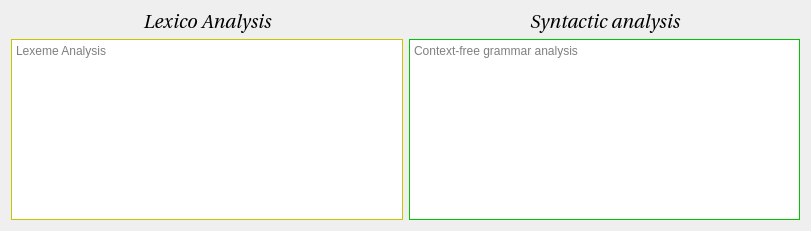
   <widget class="QWidget" name="horizontalLayoutWidget_2">
    <property name="geometry">
     <rect>
      <x>20</x>
      <y>310</y>
      <width>811</width>
      <height>231</height>
     </rect>
    </property>
    <layout class="QHBoxLayout" name="analisi">
     <item>
      <layout class="QVBoxLayout" name="lexema">
       <item>
        <widget class="QLabel" name="label_2">
         <property name="font">
          <font>
           <family>Utopia</family>
           <pointsize>14</pointsize>
           <italic>true</italic>
          </font>
         </property>
         <property name="text">
          <string>Lexico Analysis</string>
         </property>
         <property name="alignment">
          <set>Qt::AlignCenter</set>
         </property>
        </widget>
       </item>
       <item>
        <widget class="QTextEdit" name="tx_lexico">
         <property name="palette">
          <palette>
           <active>
            <colorrole role="WindowText">
             <brush brushstyle="SolidPattern">
              <color alpha="255">
               <red>0</red>
               <green>0</green>
               <blue>0</blue>
              </color>
             </brush>
            </colorrole>
            <colorrole role="Button">
             <brush brushstyle="SolidPattern">
              <color alpha="255">
               <red>255</red>
               <green>255</green>
               <blue>0</blue>
              </color>
             </brush>
            </colorrole>
            <colorrole role="Light">
             <brush brushstyle="SolidPattern">
              <color alpha="255">
               <red>255</red>
               <green>255</green>
               <blue>127</blue>
              </color>
             </brush>
            </colorrole>
            <colorrole role="Midlight">
             <brush brushstyle="SolidPattern">
              <color alpha="255">
               <red>255</red>
               <green>255</green>
               <blue>63</blue>
              </color>
             </brush>
            </colorrole>
            <colorrole role="Dark">
             <brush brushstyle="SolidPattern">
              <color alpha="255">
               <red>127</red>
               <green>127</green>
               <blue>0</blue>
              </color>
             </brush>
            </colorrole>
            <colorrole role="Mid">
             <brush brushstyle="SolidPattern">
              <color alpha="255">
               <red>170</red>
               <green>170</green>
               <blue>0</blue>
              </color>
             </brush>
            </colorrole>
            <colorrole role="Text">
             <brush brushstyle="SolidPattern">
              <color alpha="255">
               <red>0</red>
               <green>0</green>
               <blue>0</blue>
              </color>
             </brush>
            </colorrole>
            <colorrole role="BrightText">
             <brush brushstyle="SolidPattern">
              <color alpha="255">
               <red>255</red>
               <green>255</green>
               <blue>255</blue>
              </color>
             </brush>
            </colorrole>
            <colorrole role="ButtonText">
             <brush brushstyle="SolidPattern">
              <color alpha="255">
               <red>0</red>
               <green>0</green>
               <blue>0</blue>
              </color>
             </brush>
            </colorrole>
            <colorrole role="Base">
             <brush brushstyle="SolidPattern">
              <color alpha="255">
               <red>255</red>
               <green>255</green>
               <blue>255</blue>
              </color>
             </brush>
            </colorrole>
            <colorrole role="Window">
             <brush brushstyle="SolidPattern">
              <color alpha="255">
               <red>255</red>
               <green>255</green>
               <blue>0</blue>
              </color>
             </brush>
            </colorrole>
            <colorrole role="Shadow">
             <brush brushstyle="SolidPattern">
              <color alpha="255">
               <red>0</red>
               <green>0</green>
               <blue>0</blue>
              </color>
             </brush>
            </colorrole>
            <colorrole role="AlternateBase">
             <brush brushstyle="SolidPattern">
              <color alpha="255">
               <red>255</red>
               <green>255</green>
               <blue>127</blue>
              </color>
             </brush>
            </colorrole>
            <colorrole role="ToolTipBase">
             <brush brushstyle="SolidPattern">
              <color alpha="255">
               <red>255</red>
               <green>255</green>
               <blue>220</blue>
              </color>
             </brush>
            </colorrole>
            <colorrole role="ToolTipText">
             <brush brushstyle="SolidPattern">
              <color alpha="255">
               <red>0</red>
               <green>0</green>
               <blue>0</blue>
              </color>
             </brush>
            </colorrole>
           </active>
           <inactive>
            <colorrole role="WindowText">
             <brush brushstyle="SolidPattern">
              <color alpha="255">
               <red>0</red>
               <green>0</green>
               <blue>0</blue>
              </color>
             </brush>
            </colorrole>
            <colorrole role="Button">
             <brush brushstyle="SolidPattern">
              <color alpha="255">
               <red>255</red>
               <green>255</green>
               <blue>0</blue>
              </color>
             </brush>
            </colorrole>
            <colorrole role="Light">
             <brush brushstyle="SolidPattern">
              <color alpha="255">
               <red>255</red>
               <green>255</green>
               <blue>127</blue>
              </color>
             </brush>
            </colorrole>
            <colorrole role="Midlight">
             <brush brushstyle="SolidPattern">
              <color alpha="255">
               <red>255</red>
               <green>255</green>
               <blue>63</blue>
              </color>
             </brush>
            </colorrole>
            <colorrole role="Dark">
             <brush brushstyle="SolidPattern">
              <color alpha="255">
               <red>127</red>
               <green>127</green>
               <blue>0</blue>
              </color>
             </brush>
            </colorrole>
            <colorrole role="Mid">
             <brush brushstyle="SolidPattern">
              <color alpha="255">
               <red>170</red>
               <green>170</green>
               <blue>0</blue>
              </color>
             </brush>
            </colorrole>
            <colorrole role="Text">
             <brush brushstyle="SolidPattern">
              <color alpha="255">
               <red>0</red>
               <green>0</green>
               <blue>0</blue>
              </color>
             </brush>
            </colorrole>
            <colorrole role="BrightText">
             <brush brushstyle="SolidPattern">
              <color alpha="255">
               <red>255</red>
               <green>255</green>
               <blue>255</blue>
              </color>
             </brush>
            </colorrole>
            <colorrole role="ButtonText">
             <brush brushstyle="SolidPattern">
              <color alpha="255">
               <red>0</red>
               <green>0</green>
               <blue>0</blue>
              </color>
             </brush>
            </colorrole>
            <colorrole role="Base">
             <brush brushstyle="SolidPattern">
              <color alpha="255">
               <red>255</red>
               <green>255</green>
               <blue>255</blue>
              </color>
             </brush>
            </colorrole>
            <colorrole role="Window">
             <brush brushstyle="SolidPattern">
              <color alpha="255">
               <red>255</red>
               <green>255</green>
               <blue>0</blue>
              </color>
             </brush>
            </colorrole>
            <colorrole role="Shadow">
             <brush brushstyle="SolidPattern">
              <color alpha="255">
               <red>0</red>
               <green>0</green>
               <blue>0</blue>
              </color>
             </brush>
            </colorrole>
            <colorrole role="AlternateBase">
             <brush brushstyle="SolidPattern">
              <color alpha="255">
               <red>255</red>
               <green>255</green>
               <blue>127</blue>
              </color>
             </brush>
            </colorrole>
            <colorrole role="ToolTipBase">
             <brush brushstyle="SolidPattern">
              <color alpha="255">
               <red>255</red>
               <green>255</green>
               <blue>220</blue>
              </color>
             </brush>
            </colorrole>
            <colorrole role="ToolTipText">
             <brush brushstyle="SolidPattern">
              <color alpha="255">
               <red>0</red>
               <green>0</green>
               <blue>0</blue>
              </color>
             </brush>
            </colorrole>
           </inactive>
           <disabled>
            <colorrole role="WindowText">
             <brush brushstyle="SolidPattern">
              <color alpha="255">
               <red>127</red>
               <green>127</green>
               <blue>0</blue>
              </color>
             </brush>
            </colorrole>
            <colorrole role="Button">
             <brush brushstyle="SolidPattern">
              <color alpha="255">
               <red>255</red>
               <green>255</green>
               <blue>0</blue>
              </color>
             </brush>
            </colorrole>
            <colorrole role="Light">
             <brush brushstyle="SolidPattern">
              <color alpha="255">
               <red>255</red>
               <green>255</green>
               <blue>127</blue>
              </color>
             </brush>
            </colorrole>
            <colorrole role="Midlight">
             <brush brushstyle="SolidPattern">
              <color alpha="255">
               <red>255</red>
               <green>255</green>
               <blue>63</blue>
              </color>
             </brush>
            </colorrole>
            <colorrole role="Dark">
             <brush brushstyle="SolidPattern">
              <color alpha="255">
               <red>127</red>
               <green>127</green>
               <blue>0</blue>
              </color>
             </brush>
            </colorrole>
            <colorrole role="Mid">
             <brush brushstyle="SolidPattern">
              <color alpha="255">
               <red>170</red>
               <green>170</green>
               <blue>0</blue>
              </color>
             </brush>
            </colorrole>
            <colorrole role="Text">
             <brush brushstyle="SolidPattern">
              <color alpha="255">
               <red>127</red>
               <green>127</green>
               <blue>0</blue>
              </color>
             </brush>
            </colorrole>
            <colorrole role="BrightText">
             <brush brushstyle="SolidPattern">
              <color alpha="255">
               <red>255</red>
               <green>255</green>
               <blue>255</blue>
              </color>
             </brush>
            </colorrole>
            <colorrole role="ButtonText">
             <brush brushstyle="SolidPattern">
              <color alpha="255">
               <red>127</red>
               <green>127</green>
               <blue>0</blue>
              </color>
             </brush>
            </colorrole>
            <colorrole role="Base">
             <brush brushstyle="SolidPattern">
              <color alpha="255">
               <red>255</red>
               <green>255</green>
               <blue>0</blue>
              </color>
             </brush>
            </colorrole>
            <colorrole role="Window">
             <brush brushstyle="SolidPattern">
              <color alpha="255">
               <red>255</red>
               <green>255</green>
               <blue>0</blue>
              </color>
             </brush>
            </colorrole>
            <colorrole role="Shadow">
             <brush brushstyle="SolidPattern">
              <color alpha="255">
               <red>0</red>
               <green>0</green>
               <blue>0</blue>
              </color>
             </brush>
            </colorrole>
            <colorrole role="AlternateBase">
             <brush brushstyle="SolidPattern">
              <color alpha="255">
               <red>255</red>
               <green>255</green>
               <blue>0</blue>
              </color>
             </brush>
            </colorrole>
            <colorrole role="ToolTipBase">
             <brush brushstyle="SolidPattern">
              <color alpha="255">
               <red>255</red>
               <green>255</green>
               <blue>220</blue>
              </color>
             </brush>
            </colorrole>
            <colorrole role="ToolTipText">
             <brush brushstyle="SolidPattern">
              <color alpha="255">
               <red>0</red>
               <green>0</green>
               <blue>0</blue>
              </color>
             </brush>
            </colorrole>
           </disabled>
          </palette>
         </property>
         <property name="html">
          <string>&lt;!DOCTYPE HTML PUBLIC &quot;-//W3C//DTD HTML 4.0//EN&quot; &quot;http://www.w3.org/TR/REC-html40/strict.dtd&quot;&gt;
&lt;html&gt;&lt;head&gt;&lt;meta name=&quot;qrichtext&quot; content=&quot;1&quot; /&gt;&lt;style type=&quot;text/css&quot;&gt;
p, li { white-space: pre-wrap; }
&lt;/style&gt;&lt;/head&gt;&lt;body style=&quot; font-family:'Ubuntu'; font-size:11pt; font-weight:400; font-style:normal;&quot;&gt;
&lt;p style=&quot;-qt-paragraph-type:empty; margin-top:0px; margin-bottom:0px; margin-left:0px; margin-right:0px; -qt-block-indent:0; text-indent:0px; font-family:'Sans Serif'; font-size:9pt;&quot;&gt;&lt;br /&gt;&lt;/p&gt;&lt;/body&gt;&lt;/html&gt;</string>
         </property>
         <property name="placeholderText">
          <string>Lexeme Analysis </string>
         </property>
        </widget>
       </item>
      </layout>
     </item>
     <item>
      <layout class="QVBoxLayout" name="gramatica">
       <item>
        <widget class="QLabel" name="label_3">
         <property name="font">
          <font>
           <family>Utopia</family>
           <pointsize>14</pointsize>
           <italic>true</italic>
          </font>
         </property>
         <property name="text">
          <string>Syntactic analysis</string>
         </property>
         <property name="alignment">
          <set>Qt::AlignCenter</set>
         </property>
        </widget>
       </item>
       <item>
        <widget class="QTextEdit" name="tx_sintactico">
         <property name="palette">
          <palette>
           <active>
            <colorrole role="WindowText">
             <brush brushstyle="SolidPattern">
              <color alpha="255">
               <red>0</red>
               <green>0</green>
               <blue>0</blue>
              </color>
             </brush>
            </colorrole>
            <colorrole role="Button">
             <brush brushstyle="SolidPattern">
              <color alpha="255">
               <red>0</red>
               <green>255</green>
               <blue>0</blue>
              </color>
             </brush>
            </colorrole>
            <colorrole role="Light">
             <brush brushstyle="SolidPattern">
              <color alpha="255">
               <red>127</red>
               <green>255</green>
               <blue>127</blue>
              </color>
             </brush>
            </colorrole>
            <colorrole role="Midlight">
             <brush brushstyle="SolidPattern">
              <color alpha="255">
               <red>63</red>
               <green>255</green>
               <blue>63</blue>
              </color>
             </brush>
            </colorrole>
            <colorrole role="Dark">
             <brush brushstyle="SolidPattern">
              <color alpha="255">
               <red>0</red>
               <green>127</green>
               <blue>0</blue>
              </color>
             </brush>
            </colorrole>
            <colorrole role="Mid">
             <brush brushstyle="SolidPattern">
              <color alpha="255">
               <red>0</red>
               <green>170</green>
               <blue>0</blue>
              </color>
             </brush>
            </colorrole>
            <colorrole role="Text">
             <brush brushstyle="SolidPattern">
              <color alpha="255">
               <red>0</red>
               <green>0</green>
               <blue>0</blue>
              </color>
             </brush>
            </colorrole>
            <colorrole role="BrightText">
             <brush brushstyle="SolidPattern">
              <color alpha="255">
               <red>255</red>
               <green>255</green>
               <blue>255</blue>
              </color>
             </brush>
            </colorrole>
            <colorrole role="ButtonText">
             <brush brushstyle="SolidPattern">
              <color alpha="255">
               <red>0</red>
               <green>0</green>
               <blue>0</blue>
              </color>
             </brush>
            </colorrole>
            <colorrole role="Base">
             <brush brushstyle="SolidPattern">
              <color alpha="255">
               <red>255</red>
               <green>255</green>
               <blue>255</blue>
              </color>
             </brush>
            </colorrole>
            <colorrole role="Window">
             <brush brushstyle="SolidPattern">
              <color alpha="255">
               <red>0</red>
               <green>255</green>
               <blue>0</blue>
              </color>
             </brush>
            </colorrole>
            <colorrole role="Shadow">
             <brush brushstyle="SolidPattern">
              <color alpha="255">
               <red>0</red>
               <green>0</green>
               <blue>0</blue>
              </color>
             </brush>
            </colorrole>
            <colorrole role="AlternateBase">
             <brush brushstyle="SolidPattern">
              <color alpha="255">
               <red>127</red>
               <green>255</green>
               <blue>127</blue>
              </color>
             </brush>
            </colorrole>
            <colorrole role="ToolTipBase">
             <brush brushstyle="SolidPattern">
              <color alpha="255">
               <red>255</red>
               <green>255</green>
               <blue>220</blue>
              </color>
             </brush>
            </colorrole>
            <colorrole role="ToolTipText">
             <brush brushstyle="SolidPattern">
              <color alpha="255">
               <red>0</red>
               <green>0</green>
               <blue>0</blue>
              </color>
             </brush>
            </colorrole>
           </active>
           <inactive>
            <colorrole role="WindowText">
             <brush brushstyle="SolidPattern">
              <color alpha="255">
               <red>0</red>
               <green>0</green>
               <blue>0</blue>
              </color>
             </brush>
            </colorrole>
            <colorrole role="Button">
             <brush brushstyle="SolidPattern">
              <color alpha="255">
               <red>0</red>
               <green>255</green>
               <blue>0</blue>
              </color>
             </brush>
            </colorrole>
            <colorrole role="Light">
             <brush brushstyle="SolidPattern">
              <color alpha="255">
               <red>127</red>
               <green>255</green>
               <blue>127</blue>
              </color>
             </brush>
            </colorrole>
            <colorrole role="Midlight">
             <brush brushstyle="SolidPattern">
              <color alpha="255">
               <red>63</red>
               <green>255</green>
               <blue>63</blue>
              </color>
             </brush>
            </colorrole>
            <colorrole role="Dark">
             <brush brushstyle="SolidPattern">
              <color alpha="255">
               <red>0</red>
               <green>127</green>
               <blue>0</blue>
              </color>
             </brush>
            </colorrole>
            <colorrole role="Mid">
             <brush brushstyle="SolidPattern">
              <color alpha="255">
               <red>0</red>
               <green>170</green>
               <blue>0</blue>
              </color>
             </brush>
            </colorrole>
            <colorrole role="Text">
             <brush brushstyle="SolidPattern">
              <color alpha="255">
               <red>0</red>
               <green>0</green>
               <blue>0</blue>
              </color>
             </brush>
            </colorrole>
            <colorrole role="BrightText">
             <brush brushstyle="SolidPattern">
              <color alpha="255">
               <red>255</red>
               <green>255</green>
               <blue>255</blue>
              </color>
             </brush>
            </colorrole>
            <colorrole role="ButtonText">
             <brush brushstyle="SolidPattern">
              <color alpha="255">
               <red>0</red>
               <green>0</green>
               <blue>0</blue>
              </color>
             </brush>
            </colorrole>
            <colorrole role="Base">
             <brush brushstyle="SolidPattern">
              <color alpha="255">
               <red>255</red>
               <green>255</green>
               <blue>255</blue>
              </color>
             </brush>
            </colorrole>
            <colorrole role="Window">
             <brush brushstyle="SolidPattern">
              <color alpha="255">
               <red>0</red>
               <green>255</green>
               <blue>0</blue>
              </color>
             </brush>
            </colorrole>
            <colorrole role="Shadow">
             <brush brushstyle="SolidPattern">
              <color alpha="255">
               <red>0</red>
               <green>0</green>
               <blue>0</blue>
              </color>
             </brush>
            </colorrole>
            <colorrole role="AlternateBase">
             <brush brushstyle="SolidPattern">
              <color alpha="255">
               <red>127</red>
               <green>255</green>
               <blue>127</blue>
              </color>
             </brush>
            </colorrole>
            <colorrole role="ToolTipBase">
             <brush brushstyle="SolidPattern">
              <color alpha="255">
               <red>255</red>
               <green>255</green>
               <blue>220</blue>
              </color>
             </brush>
            </colorrole>
            <colorrole role="ToolTipText">
             <brush brushstyle="SolidPattern">
              <color alpha="255">
               <red>0</red>
               <green>0</green>
               <blue>0</blue>
              </color>
             </brush>
            </colorrole>
           </inactive>
           <disabled>
            <colorrole role="WindowText">
             <brush brushstyle="SolidPattern">
              <color alpha="255">
               <red>0</red>
               <green>127</green>
               <blue>0</blue>
              </color>
             </brush>
            </colorrole>
            <colorrole role="Button">
             <brush brushstyle="SolidPattern">
              <color alpha="255">
               <red>0</red>
               <green>255</green>
               <blue>0</blue>
              </color>
             </brush>
            </colorrole>
            <colorrole role="Light">
             <brush brushstyle="SolidPattern">
              <color alpha="255">
               <red>127</red>
               <green>255</green>
               <blue>127</blue>
              </color>
             </brush>
            </colorrole>
            <colorrole role="Midlight">
             <brush brushstyle="SolidPattern">
              <color alpha="255">
               <red>63</red>
               <green>255</green>
               <blue>63</blue>
              </color>
             </brush>
            </colorrole>
            <colorrole role="Dark">
             <brush brushstyle="SolidPattern">
              <color alpha="255">
               <red>0</red>
               <green>127</green>
               <blue>0</blue>
              </color>
             </brush>
            </colorrole>
            <colorrole role="Mid">
             <brush brushstyle="SolidPattern">
              <color alpha="255">
               <red>0</red>
               <green>170</green>
               <blue>0</blue>
              </color>
             </brush>
            </colorrole>
            <colorrole role="Text">
             <brush brushstyle="SolidPattern">
              <color alpha="255">
               <red>0</red>
               <green>127</green>
               <blue>0</blue>
              </color>
             </brush>
            </colorrole>
            <colorrole role="BrightText">
             <brush brushstyle="SolidPattern">
              <color alpha="255">
               <red>255</red>
               <green>255</green>
               <blue>255</blue>
              </color>
             </brush>
            </colorrole>
            <colorrole role="ButtonText">
             <brush brushstyle="SolidPattern">
              <color alpha="255">
               <red>0</red>
               <green>127</green>
               <blue>0</blue>
              </color>
             </brush>
            </colorrole>
            <colorrole role="Base">
             <brush brushstyle="SolidPattern">
              <color alpha="255">
               <red>0</red>
               <green>255</green>
               <blue>0</blue>
              </color>
             </brush>
            </colorrole>
            <colorrole role="Window">
             <brush brushstyle="SolidPattern">
              <color alpha="255">
               <red>0</red>
               <green>255</green>
               <blue>0</blue>
              </color>
             </brush>
            </colorrole>
            <colorrole role="Shadow">
             <brush brushstyle="SolidPattern">
              <color alpha="255">
               <red>0</red>
               <green>0</green>
               <blue>0</blue>
              </color>
             </brush>
            </colorrole>
            <colorrole role="AlternateBase">
             <brush brushstyle="SolidPattern">
              <color alpha="255">
               <red>0</red>
               <green>255</green>
               <blue>0</blue>
              </color>
             </brush>
            </colorrole>
            <colorrole role="ToolTipBase">
             <brush brushstyle="SolidPattern">
              <color alpha="255">
               <red>255</red>
               <green>255</green>
               <blue>220</blue>
              </color>
             </brush>
            </colorrole>
            <colorrole role="ToolTipText">
             <brush brushstyle="SolidPattern">
              <color alpha="255">
               <red>0</red>
               <green>0</green>
               <blue>0</blue>
              </color>
             </brush>
            </colorrole>
           </disabled>
          </palette>
         </property>
         <property name="placeholderText">
          <string>Context-free grammar analysis </string>
         </property>
        </widget>
       </item>
      </layout>
     </item>
    </layout>
   </widget>
